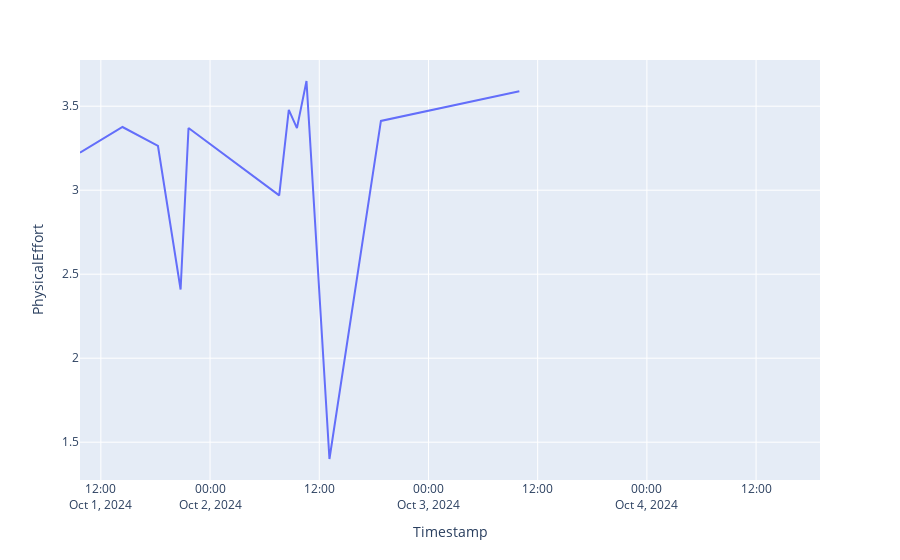

Source (notebook cell):
### Code cell
fig = px.line(df, x="Timestamp", y="PhysicalEffort")
fig.show()

### Figure 1 — Plotly figure (JSON) as saved in the notebook; plotly's stock layout.template omitted (floating-point values rounded to 4 significant figures)
{"data": [{"hovertemplate": "Timestamp=%{x}<br>PhysicalEffort=%{y}<extra></extra>", "legendgroup": "", "line": {"color": "#636efa", "dash": "solid"}, "marker": {"symbol": "circle"}, "mode": "lines", "name": "", "orientation": "v", "showlegend": false, "type": "scatter", "x": ["2024-10-01T09:42:34", "2024-10-01T14:22:48", "2024-10-01T18:16:36", "2024-10-01T20:45:49", "2024-10-01T21:38:05", "2024-10-02T07:35:53", "2024-10-02T08:39:10", "2024-10-02T09:32:56", "2024-10-02T10:35:49", "2024-10-02T13:07:10", "2024-10-02T18:46:31", "2024-10-03T09:59:08", "2024-10-03T12:48:45", "2024-10-03T16:56:13", "2024-10-04T09:42:25", "2024-10-04T12:31:51", "2024-10-04T19:01:22"], "xaxis": "x", "y": [3.224, 3.376, 3.263, 2.409, 3.37, 2.969, 3.478, 3.369, 3.65, 1.4, 3.413, 3.589, null, null, null, null, null], "yaxis": "y"}], "layout": {"legend": {"tracegroupgap": 0}, "margin": {"t": 60}, "xaxis": {"anchor": "y", "domain": [0, 1], "title": {"text": "Timestamp"}}, "yaxis": {"anchor": "x", "domain": [0, 1], "title": {"text": "PhysicalEffort"}}}}
